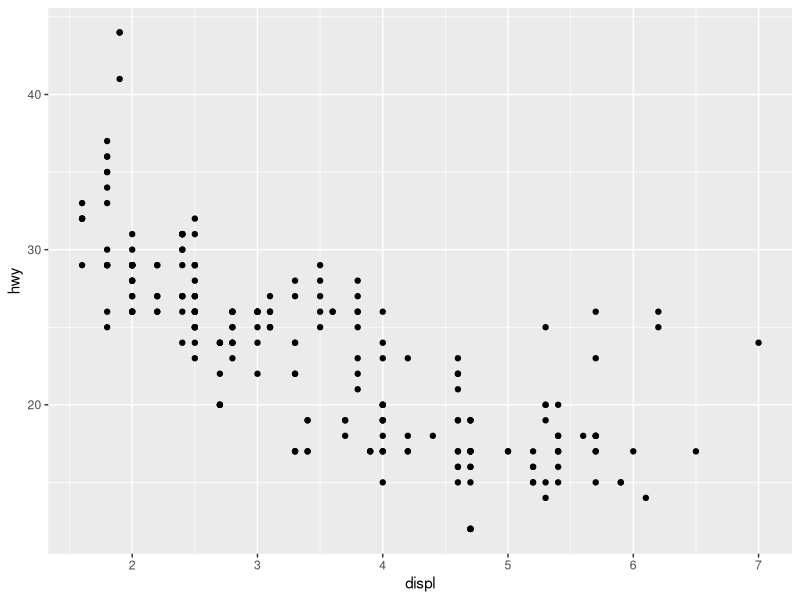
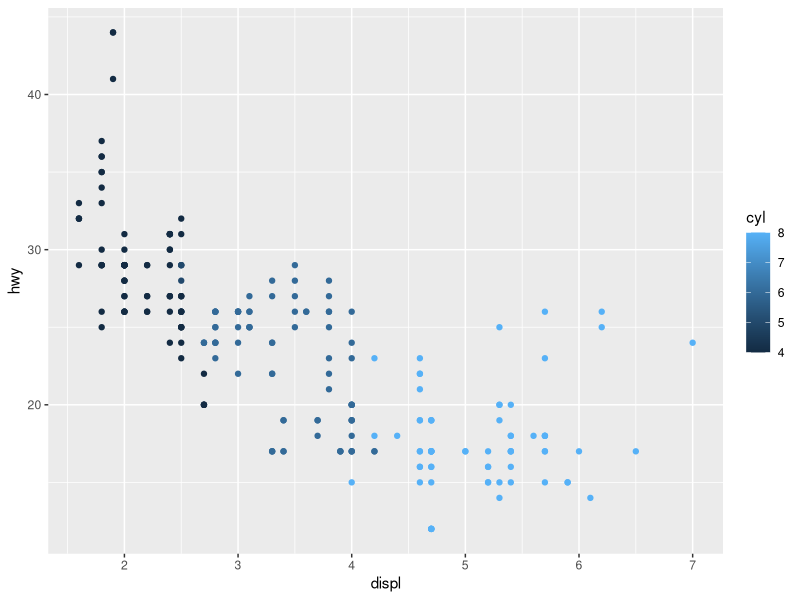
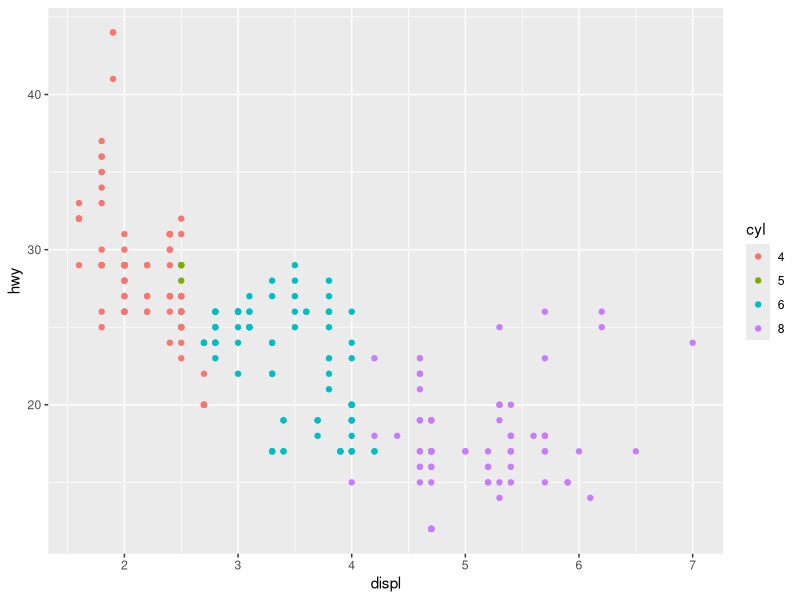
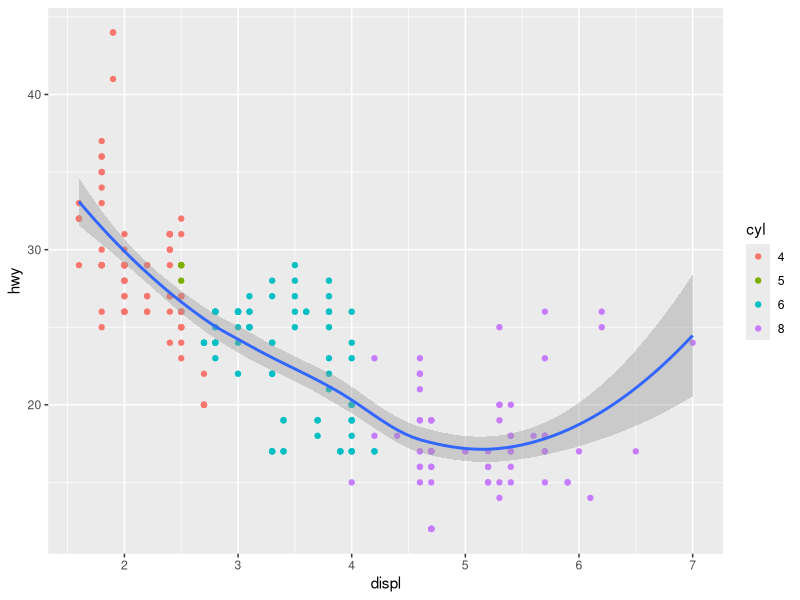
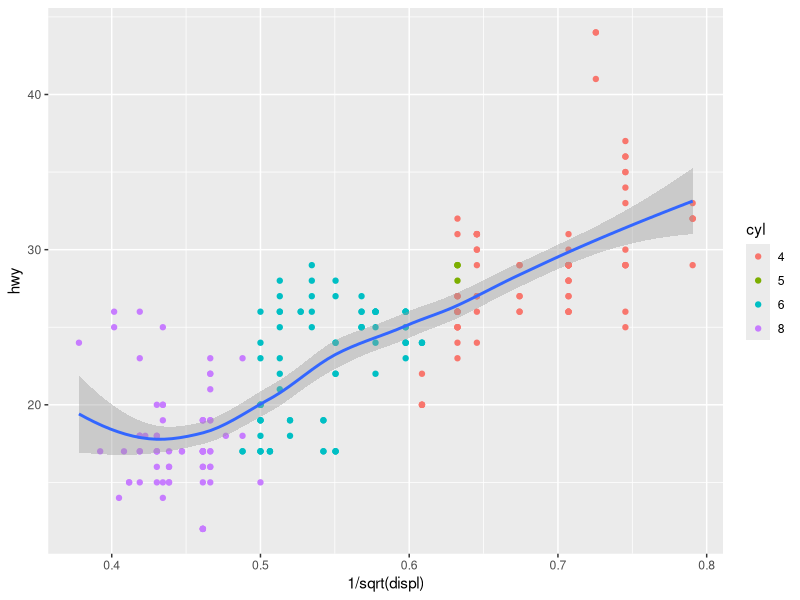

R code for these plots, in order:
## ---- chunk 1
options(show.signif.stars = FALSE)
knitr::opts_chunk$set(tidy = FALSE) # turn off formatR's tidy
knitr::opts_chunk$set(fig.path="figures/", out.width="70%", fig.align = "center")
## ---- chunk 2
library(tidyverse)
## ---- chunk 3
mpg
## ---- chunk 4
ggplot(data = mpg, mapping = aes(x = displ, y = hwy)) + geom_point()
## ---- chunk 5
ggplot(data = mpg, mapping = aes(x = displ, y = hwy)) +
  geom_point(aes(color = cyl))
## ---- chunk 6
ggplot(data = mpg %>% mutate(cyl = factor(cyl)),
       aes(x = displ, y = hwy)) + geom_point(aes(color = cyl))
## ---- chunk 7
ggplot(mpg %>% mutate(cyl = factor(cyl)), aes(displ, hwy)) +
  geom_point(aes(color = cyl)) +
  geom_smooth()
## ---- chunk 8
fit <- lm(log(hwy) ~ log(displ), data = mpg) 
coef(fit)
## ---- chunk 9
ggplot(mpg %>% mutate(cyl = factor(cyl)),
       aes(1 / sqrt(displ), hwy)) +
  geom_point(aes(color = cyl)) +
  geom_smooth()
